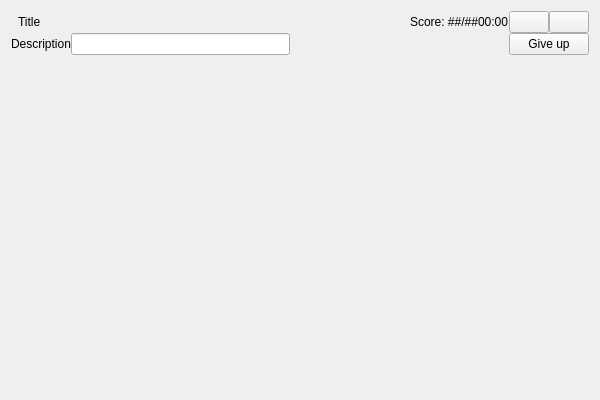
<?xml version="1.0" encoding="UTF-8"?>
<ui version="4.0">
 <class>quizzes_widget</class>
 <widget class="QWidget" name="quizzes_widget">
  <property name="geometry">
   <rect>
    <x>0</x>
    <y>0</y>
    <width>600</width>
    <height>400</height>
   </rect>
  </property>
  <property name="windowTitle">
   <string>Form</string>
  </property>
  <layout class="QVBoxLayout" name="layout">
   <property name="spacing">
    <number>0</number>
   </property>
   <item>
    <layout class="QHBoxLayout" name="title_layout">
     <item>
      <widget class="QLabel" name="logo_label">
       <property name="sizePolicy">
        <sizepolicy hsizetype="Fixed" vsizetype="Fixed">
         <horstretch>0</horstretch>
         <verstretch>0</verstretch>
        </sizepolicy>
       </property>
       <property name="maximumSize">
        <size>
         <width>95</width>
         <height>30</height>
        </size>
       </property>
       <property name="text">
        <string/>
       </property>
       <property name="pixmap">
        <pixmap resource="../resources.qrc">:/images/heart_logos/empty_heart.svg</pixmap>
       </property>
       <property name="scaledContents">
        <bool>true</bool>
       </property>
      </widget>
     </item>
     <item>
      <widget class="QLabel" name="name_label">
       <property name="text">
        <string>Title</string>
       </property>
      </widget>
     </item>
     <item>
      <spacer name="spacer">
       <property name="orientation">
        <enum>Qt::Orientation::Horizontal</enum>
       </property>
       <property name="sizeHint" stdset="0">
        <size>
         <width>40</width>
         <height>20</height>
        </size>
       </property>
      </spacer>
     </item>
     <item>
      <widget class="QLabel" name="score_label">
       <property name="text">
        <string>Score: ##/##</string>
       </property>
      </widget>
     </item>
     <item>
      <widget class="QLabel" name="timer_label">
       <property name="text">
        <string>00:00</string>
       </property>
      </widget>
     </item>
     <item>
      <widget class="QPushButton" name="play_pause_button">
       <property name="sizePolicy">
        <sizepolicy hsizetype="Fixed" vsizetype="Fixed">
         <horstretch>0</horstretch>
         <verstretch>0</verstretch>
        </sizepolicy>
       </property>
       <property name="text">
        <string/>
       </property>
       <property name="icon">
        <iconset resource="../resources.qrc">
         <normaloff>:/images/icons/play_icon.png</normaloff>:/images/icons/play_icon.png</iconset>
       </property>
      </widget>
     </item>
     <item>
      <widget class="QPushButton" name="back_button">
       <property name="sizePolicy">
        <sizepolicy hsizetype="Fixed" vsizetype="Fixed">
         <horstretch>0</horstretch>
         <verstretch>0</verstretch>
        </sizepolicy>
       </property>
       <property name="text">
        <string/>
       </property>
       <property name="icon">
        <iconset resource="../resources.qrc">
         <normaloff>:/images/icons/back_icon.png</normaloff>:/images/icons/back_icon.png</iconset>
       </property>
      </widget>
     </item>
    </layout>
   </item>
   <item>
    <layout class="QHBoxLayout" name="desc_layout">
     <property name="spacing">
      <number>0</number>
     </property>
     <item>
      <widget class="QLabel" name="desc_label">
       <property name="text">
        <string>Description</string>
       </property>
      </widget>
     </item>
     <item>
      <widget class="QLineEdit" name="answer_line_edit"/>
     </item>
     <item>
      <spacer name="spacer_2">
       <property name="orientation">
        <enum>Qt::Orientation::Horizontal</enum>
       </property>
       <property name="sizeHint" stdset="0">
        <size>
         <width>40</width>
         <height>20</height>
        </size>
       </property>
      </spacer>
     </item>
     <item>
      <widget class="QPushButton" name="give_up_button">
       <property name="sizePolicy">
        <sizepolicy hsizetype="Fixed" vsizetype="Fixed">
         <horstretch>0</horstretch>
         <verstretch>0</verstretch>
        </sizepolicy>
       </property>
       <property name="text">
        <string>Give up</string>
       </property>
      </widget>
     </item>
    </layout>
   </item>
   <item>
    <widget class="QScrollArea" name="scroll_area">
     <property name="frameShape">
      <enum>QFrame::Shape::NoFrame</enum>
     </property>
     <property name="widgetResizable">
      <bool>true</bool>
     </property>
     <widget class="QWidget" name="scrollAreaWidgetContents">
      <property name="geometry">
       <rect>
        <x>0</x>
        <y>0</y>
        <width>582</width>
        <height>324</height>
       </rect>
      </property>
     </widget>
    </widget>
   </item>
  </layout>
 </widget>
 <resources>
  <include location="../resources.qrc"/>
 </resources>
 <connections/>
</ui>
